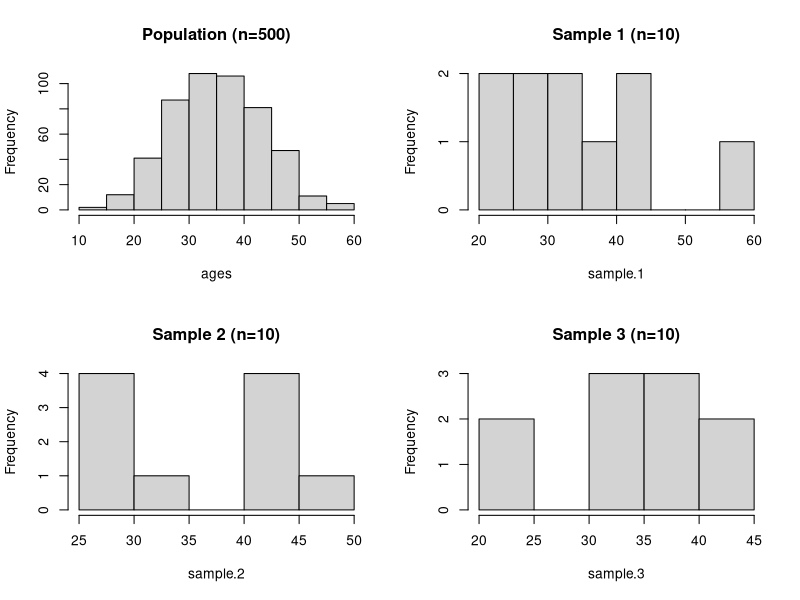
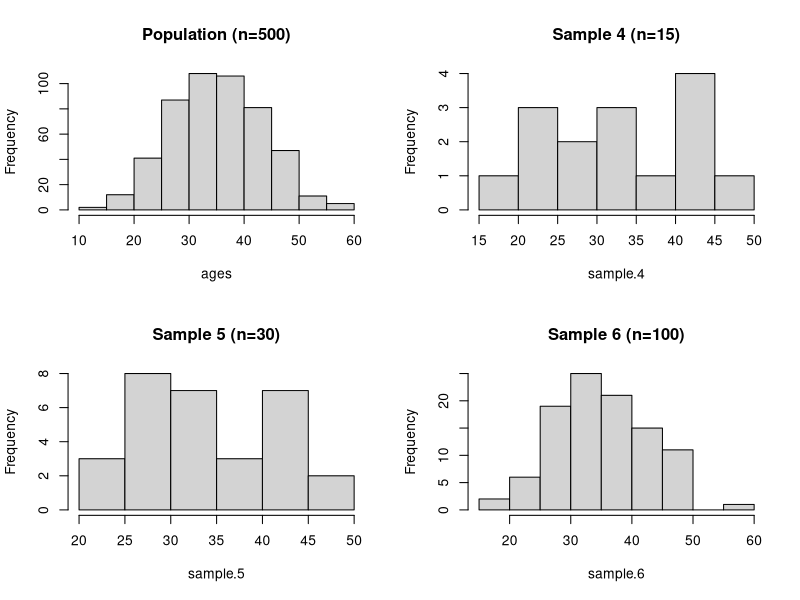
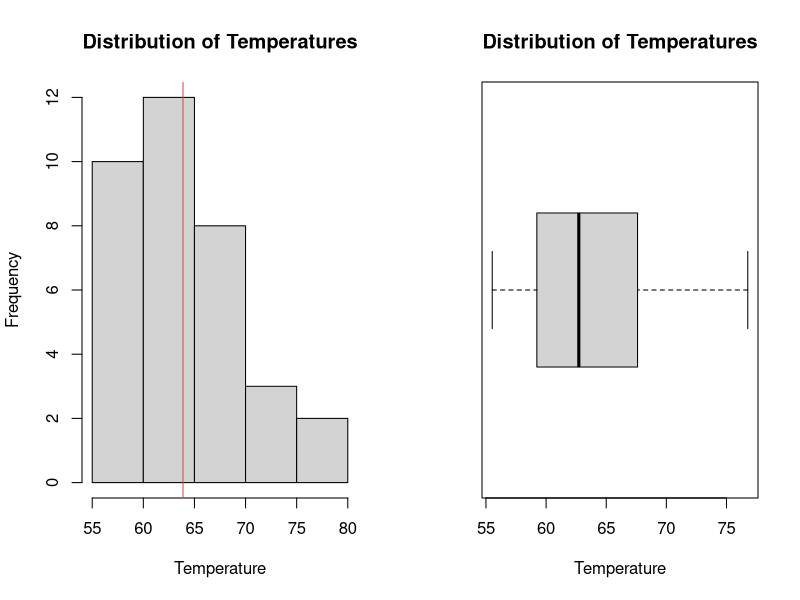
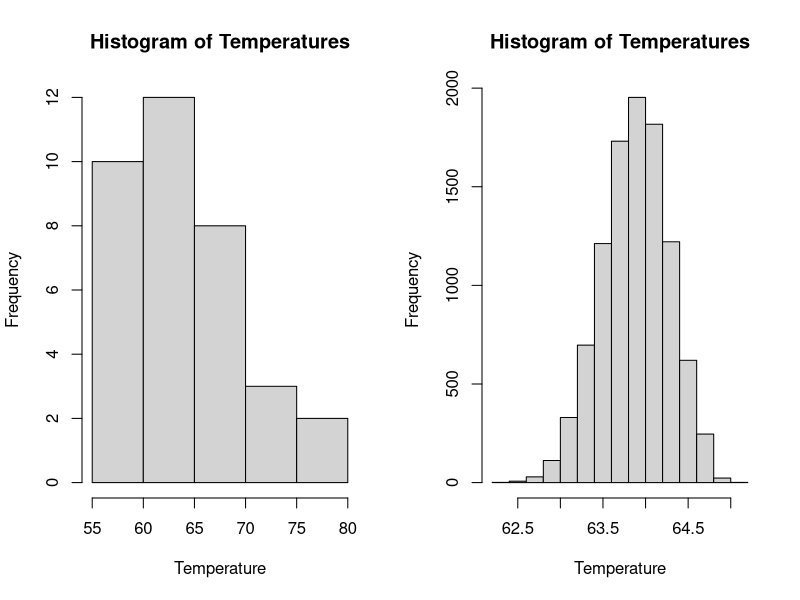

The R source for these figures, in order:
####
# Samples
####

# Generate a set of random data points.
ages <- rnorm(500, 36, 8.7)

# Take three samples of n=10 ages.
sample.1 <- sample(ages, 10)
sample.2 <- sample(ages, 10)
sample.3 <- sample(ages, 10)

# Plot the population and the three samples.
par(mfrow=c(2, 2))
hist(ages, main="Population (n=500)")
hist(sample.1, main="Sample 1 (n=10)")
hist(sample.2, main="Sample 2 (n=10)")
hist(sample.3, main="Sample 3 (n=10)")

# Compare the population and sample means and standard deviations.
print(c(mean(ages), mean(sample.1), mean(sample.2), mean(sample.3)))
print(c(sd(ages), sd(sample.1), sd(sample.2), sd(sample.3)))

# Take three samples of n=15, n=30, n=100.
sample.4 <- sample(ages, 15)
sample.5 <- sample(ages, 30)
sample.6 <- sample(ages, 100)

# Plot the population and the three samples.
par(mfrow=c(2, 2))
hist(ages, main="Population (n=500)")
hist(sample.4, main="Sample 4 (n=15)")
hist(sample.5, main="Sample 5 (n=30)")
hist(sample.6, main="Sample 6 (n=100)")

# Compare the population and samples means and standard deviations.
print(c(mean(ages), mean(sample.4), mean(sample.5), mean(sample.6)))
print(c(sd(ages), sd(sample.4), sd(sample.5), sd(sample.6)))

####
# Sampling
####

# Record the data.
temps <- c(59.39,62.31,76.77,62.72,68.92,55.52,68.25,58.04,62.95,58.35,58.47,
           63.88,60.61,60.87,58.31,63.38,70.54,62.23,62.4,56.5,76.01,67.47,73.52,
           65.7,66.93,68.18,56.74,66.98,64.87,67.74,56.96,59.07,73.13,62.01,60.08)

# Produce graphical summaries.
par(mfrow=c(1, 2))
hist(temps, main="Distribution of Temperatures", xlab="Temperature")
abline(v=mean(temps), col="tomato3")
boxplot(temps, horizontal=TRUE, main="Distribution of Temperatures", xlab="Temperature")

# View numerical summaries.
summary(temps)
sd(temps)

# Take 10,000 samples of size n=1 from the temperature data.
outcomes <- numeric(10000)
for (i in 1:10000) outcomes[i] <- sample(temps, 1)

for (i in 1:10000) {
  outcomes[i] <- mean(sample(temps, 30))
}

# Compare the mean of this sampling with the mean of the original data.
cat(mean(temps), mean(outcomes))
cat(sd(temps), sd(outcomes))

# Take 10,000 samples of size n=30 from the temperature data.
outcomes <- numeric(10000)
for (i in 1:10000) outcomes[i] <- mean(sample(temps, 30))

# Compare the mean of this sampling with the mean of the original data.
cat(mean(temps), mean(outcomes))
cat(sd(temps), sd(outcomes))

# Compare the variability of the original data and sampling data.
par(mfrow=c(1, 2))
hist(temps, main="Histogram of Temperatures", xlab="Temperature")
hist(outcomes, main="Histogram of Temperatures", xlab="Temperature")
